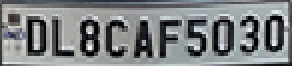
#> input picture Project/TestImages/car_plate.png, 146 x 33 px, found by its file name (shown 2 times larger)
$ jupyter execute --allow-errors Segmentation_and_Prediction.ipynb   (shell and % lines are left out)
#> lines starting #> are read from the running program, lines starting #| are printed output that depends on the picture; after the words box and inside, x2 and y2 are one past the last pixel; in counts of white or black regions, pixels touching at a corner belong together
[cell 1]
from google.colab import drive
drive.mount('/content/drive')

[cell 2]
import tensorflow as tf
tf.compat.v1.enable_eager_execution(
    config=None, device_policy=None, execution_mode=None
)
#> (this line was passed over: tensorflow is not available in this run)
#> further down, img is the input picture: shape (33, 146, 3); mean B, G, R 130.4, 128.6, 125

[cell 3]
from tensorflow.keras.models import Sequential
from tensorflow.keras.layers import Dense, Flatten, MaxPooling2D, Dropout, Conv2D
from tensorflow.keras import optimizers

[cell 4]
from tensorflow.keras.preprocessing.image import ImageDataGenerator
#> (the rest of this cell did not finish here and is left out)

#> (a cell that did not finish here is left out)

[cell 6]
class stop_training_callback(tf.keras.callbacks.Callback):
  def on_epoch_end(self, epoch, logs={}):
    if(logs.get('accuracy') > 0.992):
      self.model.stop_training = True

[cell 7]
import datetime
log_dir="logs/fit/" + datetime.datetime.now().strftime("%Y%m%d-%H%M%S")
#> (the rest of this cell did not finish here and is left out)

[cell 8]
batch_size = 1
#> (the rest of this cell did not finish here and is left out)

[cell 9]
import matplotlib.gridspec as gridspec
import matplotlib.pyplot as plt

fig = plt.figure(figsize=(14,5))
grid=gridspec.GridSpec(ncols=2,nrows=1,figure=fig)
fig.add_subplot(grid[0])
#> (the rest of this cell did not finish here and is left out)

[cell 10]
fig = plt.figure(figsize=(14,5))
grid=gridspec.GridSpec(ncols=2,nrows=1,figure=fig)
fig.add_subplot(grid[0])
#> (the rest of this cell did not finish here and is left out)

[cell 11]
fig = plt.figure(figsize=(14,5))
grid=gridspec.GridSpec(ncols=2,nrows=1,figure=fig)
fig.add_subplot(grid[0])
#> (the rest of this cell did not finish here and is left out)

#> (a cell that did not finish here is left out)

[cell 13]
# !kill 8400

[cell 14]
import matplotlib.pyplot as plt
import numpy as np
import cv2
from google.colab.patches import cv2_imshow

[cell 15]
# Match contours to license plate or character template
def find_contours(dimensions, img) :

    # Find all contours in the image
    cntrs, _ = cv2.findContours(img.copy(), cv2.RETR_TREE, cv2.CHAIN_APPROX_SIMPLE)

    # Retrieve potential dimensions
    lower_width = dimensions[0]
    upper_width = dimensions[1]
    lower_height = dimensions[2]
    upper_height = dimensions[3]

    # Check largest 5 or  15 contours for license plate or character respectively
    cntrs = sorted(cntrs, key=cv2.contourArea, reverse=True)[:15]

    ii = cv2.imread('contour.jpg')

    x_cntr_list = []
    target_contours = []
    img_res = []
    for cntr in cntrs :
        #detects contour in binary image and returns the coordinates of rectangle enclosing it
        intX, intY, intWidth, intHeight = cv2.boundingRect(cntr)

        #checking the dimensions of the contour to filter out the characters by contour's size
        if intWidth > lower_width and intWidth < upper_width and intHeight > lower_height and intHeight < upper_height :
            x_cntr_list.append(intX) #stores the x coordinate of the character's contour, to used later for indexing the contours

            char_copy = np.zeros((44,24))
            #extracting each character using the enclosing rectangle's coordinates.
            char = img[intY:intY+intHeight, intX:intX+intWidth]
            char = cv2.resize(char, (20, 40))

            cv2.rectangle(ii, (intX,intY), (intWidth+intX, intY+intHeight), (50,21,200), 2)
            plt.imshow(ii, cmap='gray')

#             Make result formatted for classification: invert colors
            char = cv2.subtract(255, char)

            # Resize the image to 24x44 with black border
            char_copy[2:42, 2:22] = char
            char_copy[0:2, :] = 0
            char_copy[:, 0:2] = 0
            char_copy[42:44, :] = 0
            char_copy[:, 22:24] = 0

            img_res.append(char_copy) #List that stores the character's binary image (unsorted)

    #Return characters on ascending order with respect to the x-coordinate (most-left character first)

    plt.show()
    #arbitrary function that stores sorted list of character indeces
    indices = sorted(range(len(x_cntr_list)), key=lambda k: x_cntr_list[k])
    img_res_copy = []
    for idx in indices:
        img_res_copy.append(img_res[idx])# stores character images according to their index
    img_res = np.array(img_res_copy)

    return img_res

[cell 16]
# Find characters in the resulting images
def segment_characters(image) :

    # Preprocess cropped license plate image
    img_lp = cv2.resize(image, (333, 75))
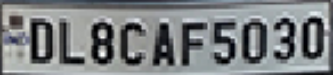
#> img_lp: shape (75, 333, 3); mean B, G, R 130.4, 128.5, 124.9
    img_gray_lp = cv2.cvtColor(img_lp, cv2.COLOR_BGR2GRAY)
    _, img_binary_lp = cv2.threshold(img_gray_lp, 200, 255, cv2.THRESH_BINARY+cv2.THRESH_OTSU)
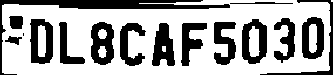
#> img_binary_lp: shape (75, 333); 66.1% white; 16 black regions (1 under 20 px), largest, box (x1, y1, x2, y2) and area: (0, 0, 230, 75) 1701, (91, 22, 114, 65) 702, (30, 19, 53, 64) 691
    img_binary_lp = cv2.erode(img_binary_lp, (3,3))
#> img_binary_lp: shape (75, 333); 62.9% white; 15 black regions (1 under 20 px), largest, box (x1, y1, x2, y2) and area: (0, 0, 293, 75) 2144, (91, 22, 114, 66) 747, (30, 19, 53, 65) 723
    img_binary_lp = cv2.dilate(img_binary_lp, (3,3))
#> img_binary_lp: shape (75, 333); 65.4% white; 16 black regions (1 under 20 px), largest, box (x1, y1, x2, y2) and area: (0, 0, 230, 75) 1922, (91, 23, 114, 66) 703, (30, 20, 53, 65) 691

    LP_WIDTH = img_binary_lp.shape[0]
#> LP_WIDTH = 75
    LP_HEIGHT = img_binary_lp.shape[1]
#> LP_HEIGHT = 333

    # Make borders white
    img_binary_lp[0:3,:] = 255
    img_binary_lp[:,0:3] = 255
#> img_binary_lp: shape (75, 333); 68.9% white; 19 black regions (4 under 20 px), largest, box (x1, y1, x2, y2) and area: (3, 3, 230, 10) 1149, (91, 23, 114, 66) 703, (30, 20, 53, 65) 691
    img_binary_lp[72:75,:] = 255
    img_binary_lp[:,330:333] = 255
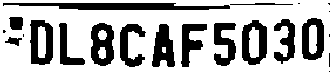
#> img_binary_lp: shape (75, 333); 70.1% white; 22 black regions (8 under 20 px)

    # Estimations of character contours sizes of cropped license plates
    dimensions = [LP_WIDTH/6,
                       LP_WIDTH/2,
                       LP_HEIGHT/10,
                       2*LP_HEIGHT/3]
#> dimensions = [12.5, 37.5, 33.3, 222]
    plt.imshow(img_binary_lp, cmap='gray')
    plt.show()
    cv2.imwrite('contour.jpg',img_binary_lp)

    # Get contours within cropped license plate
    char_list = find_contours(dimensions, img_binary_lp)
#> in find_contours, `cntrs, _ = cv2.findContours(img.copy(), cv2.RETR_TREE, cv2.CHAIN_APPRO..`: cntrs = 29 contours, 8 with area under 20; largest, box (x1, y1, x2, y2) and area: (0, 0, 333, 75) 24568, (2, 2, 231, 11) 1382, (241, 19, 268, 66) 1012, (29, 19, 54, 66) 993, (90, 22, 115, 67) 907
#> in find_contours, `cntrs = sorted(cntrs, key=cv2.contourArea, reverse=True)[:15]`: cntrs = 15 contours; largest, box (x1, y1, x2, y2) and area: (0, 0, 333, 75) 24568, (2, 2, 231, 11) 1382, (241, 19, 268, 66) 1012, (29, 19, 54, 66) 993, (90, 22, 115, 67) 907
#> the loop in find_contours, `for cntr in cntrs :` made 15 passes
#> (intX, intY, intWidth, intHeight) on passes 2 to 13: (2, 2, 229, 9), (241, 19, 27, 47), (29, 19, 25, 47), (90, 22, 25, 45), (301, 17, 24, 44), (151, 23, 25, 45), (213, 22, 24, 45), (119, 23, 28, 45), (180, 23, 28, 45), (273, 18, 23, 47), (58, 22, 28, 44), (249, 27, 10, 31)
#> (cntr, intX, intY, intWidth, intHeight) on pass 1: ([[0, 0], [0, 74], [332, 74], [332, 0]], 0, 0, 333, 75)
#> pass 3, in find_contours, `char = cv2.subtract(255, char)`:
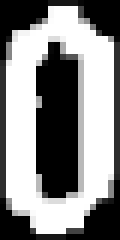
#> char: shape (40, 20) (shown 6 times larger); min 0, max 255, mean 136
#> after the loop in find_contours, `for cntr in cntrs :`:
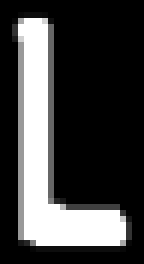
#> char_copy: shape (44, 24) float64 (shown 6 times larger); min 0, max 255, mean 65.2
#> after the loop in find_contours, `for cntr in cntrs :`:
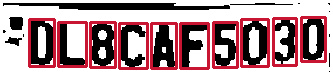
#> ii: shape (75, 333, 3); mean B, G, R 146.8, 141.9, 172.2
#> after the loop in find_contours, `for cntr in cntrs :`: img_res = 10 items; x_cntr_list = [241, 29, 90, 301, 151, 213, 119, 180, 273, 58]
#> in find_contours, `plt.show()`:
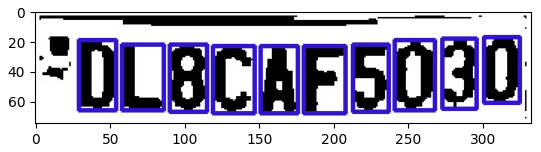
#> figure drawn by matplotlib, 1 panel; B, G, R data is drawn as R, G, B
#> in find_contours, `indices = sorted(range(len(x_cntr_list)), key=lambda k: x_cntr_list[k])`: indices = [1, 9, 2, 6, 4, 7, 5, 0, 8, 3]
#> the loop in find_contours, `for idx in indices:` made 10 passes
#> idx on passes 2, 4, 6, 7, 8, 10: 9, 6, 7, 5, 0, 3
#> after the loop in find_contours, `for idx in indices:`: img_res_copy = 10 items

    return char_list

[cell 17]
def display(img_, title=''):
    img = cv2.cvtColor(img_, cv2.COLOR_BGR2RGB)
    fig = plt.figure(figsize=(10,6))
    ax = plt.subplot(111)
    ax.imshow(img)
    plt.axis('off')
    plt.title(title)
    plt.show()

[cell 18]
img = cv2.imread('/content/car_plate.png')
#> (the rest of this cell did not finish here and is left out)

[cell 19]
img = cv2.imread('/content/car_plate.png')
char = segment_characters(img)

[cell 20]
for i in range(10):
    plt.subplot(1, 10, i+1)
    plt.imshow(char[i], cmap='gray')
    plt.axis('off')
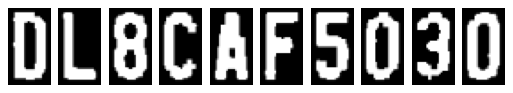
#> figure drawn by matplotlib, 10 panels

[cell 21]
def fix_dimension(img):
  new_img = np.zeros((28,28,3))
  for i in range(3):
    new_img[:,:,i] = img
  return new_img

def show_results():
    dic = {}
    characters = '0123456789ABCDEFGHIJKLMNOPQRSTUVWXYZ'
    for i,c in enumerate(characters):
        dic[i] = c

    output = []
    for i,ch in enumerate(char): #iterating over the characters
        img_ = cv2.resize(ch, (28,28))
        img = fix_dimension(img_)
        img = img.reshape(1,28,28,3) #preparing image for the model
        y_ = model.predict_classes(img)[0] #predicting the class
        character = dic[y_] #
        output.append(character) #storing the result in a list
#> this loop made 1 pass
#> pass 1, in show_results, `img_ = cv2.resize(ch, (28,28))`:
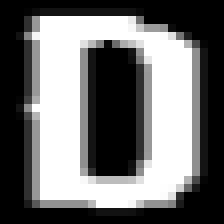
#> img_: shape (28, 28) float64 (shown 8 times larger); min 0, max 255, mean 111.9
#> after the loop, output = []
#> `img = cv2.resize(ch, (28,28))`:
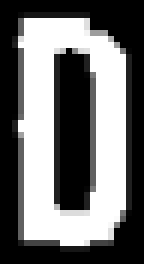
#> ch: shape (44, 24) float64 (shown 6 times larger); min 0, max 255, mean 112.1

    plate_number = ''.join(output)

    return plate_number

#> (the rest of this cell did not finish here and is left out)

[cell 22]
plt.figure(figsize=(10,6))
#> (the rest of this cell did not finish here and is left out)
